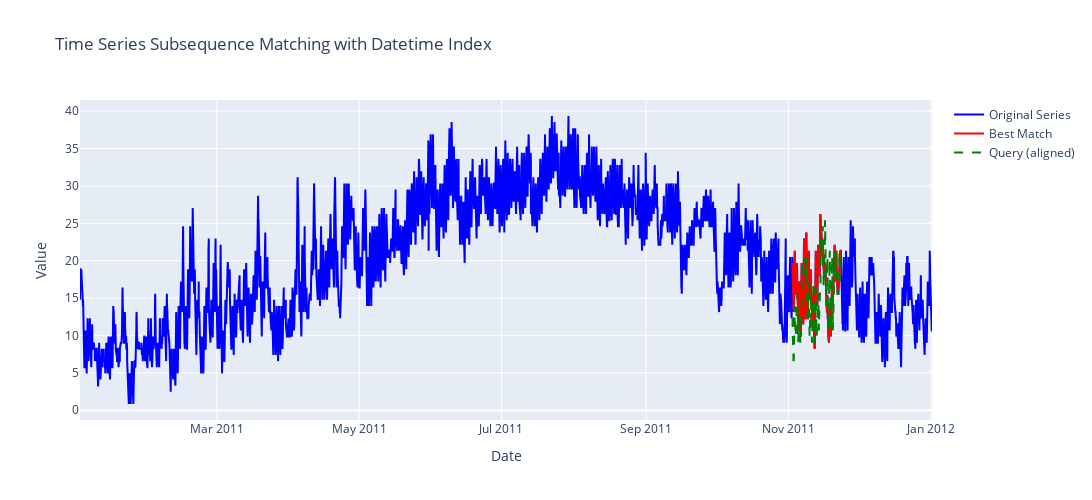

Notebook cell for this chart:
### Code cell
import plotly.graph_objects as go

# Example with pandas Series
long_series = X_train["temp"]
#query = X_new.loc[chunck_start:chunck_end, 'temp']
query = X_train["temp"].iloc[-1000:-500].copy().iloc[::-1]
# Find most similar subsequence
index, dist, segment, quality = find_most_similar_subsequence(long_series, query)
print(f'Best match starts at index: {index}, Distance: {dist:.4f}, Match Quality (Correlation): {quality:.4f}')

# Plot using Plotly
fig = go.Figure()

# Add original series
fig.add_trace(go.Scatter(
    x=long_series.index,
    y=long_series.values,
    mode='lines',
    name='Original Series',
    line=dict(color='blue')
))

# Add best match
fig.add_trace(go.Scatter(
    x=segment.index,
    y=segment.values,
    mode='lines',
    name='Best Match',
    line=dict(color='red', width=2)
))

# Add query (aligned)
fig.add_trace(go.Scatter(
    x=segment.index,
    y=query,
    mode='lines',
    name='Query (aligned)',
    line=dict(color='green', dash='dash')
))

# Update layout
fig.update_layout(
    title='Time Series Subsequence Matching with Datetime Index',
    xaxis_title='Date',
    yaxis_title='Value',
    width=1200,
    height=500
)

fig.show()

### Figure 1 — Plotly figure (JSON) as saved in the notebook; plotly's stock layout.template omitted (floating-point values rounded to 4 significant figures; data arrays with more than 128 entries replaced by an {"elided": "..."} marker saying what was removed)
{"data": [{"line": {"color": "blue"}, "mode": "lines", "name": "Original Series", "type": "scatter", "x": {"elided": "8762 str values"}, "y": {"elided": "8762 float values"}}, {"line": {"color": "red", "width": 2}, "mode": "lines", "name": "Best Match", "type": "scatter", "x": {"elided": "500 str values"}, "y": {"elided": "500 float values"}}, {"line": {"color": "green", "dash": "dash"}, "mode": "lines", "name": "Query (aligned)", "type": "scatter", "x": {"elided": "500 str values"}, "y": {"elided": "500 float values"}}], "layout": {"height": 500, "title": {"text": "Time Series Subsequence Matching with Datetime Index"}, "width": 1200, "xaxis": {"title": {"text": "Date"}}, "yaxis": {"title": {"text": "Value"}}}}
